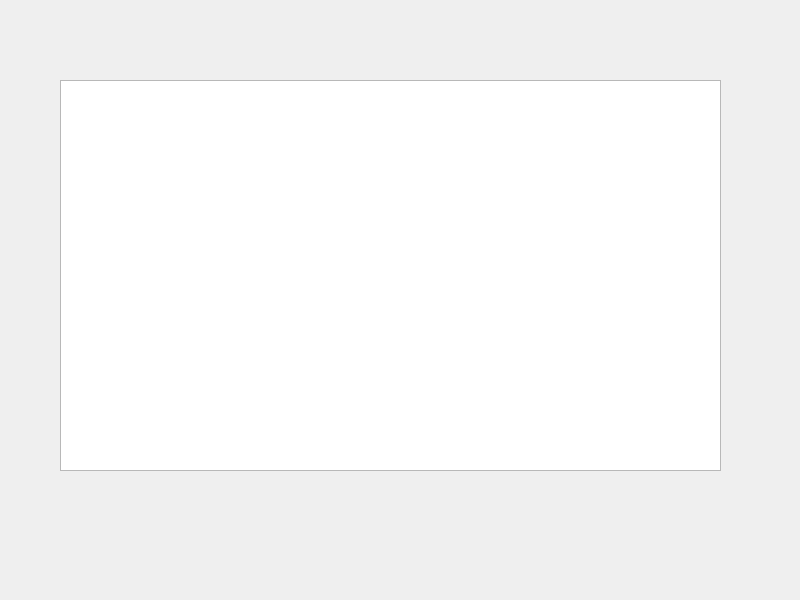
<?xml version="1.0" encoding="UTF-8"?>
<ui version="4.0">
 <class>ShowTableForm</class>
 <widget class="QWidget" name="ShowTableForm">
  <property name="geometry">
   <rect>
    <x>0</x>
    <y>0</y>
    <width>800</width>
    <height>600</height>
   </rect>
  </property>
  <property name="windowTitle">
   <string>ShowTableForm</string>
  </property>
  <widget class="QTableView" name="tableView">
   <property name="geometry">
    <rect>
     <x>60</x>
     <y>80</y>
     <width>661</width>
     <height>391</height>
    </rect>
   </property>
  </widget>
 </widget>
 <resources/>
 <connections/>
</ui>
